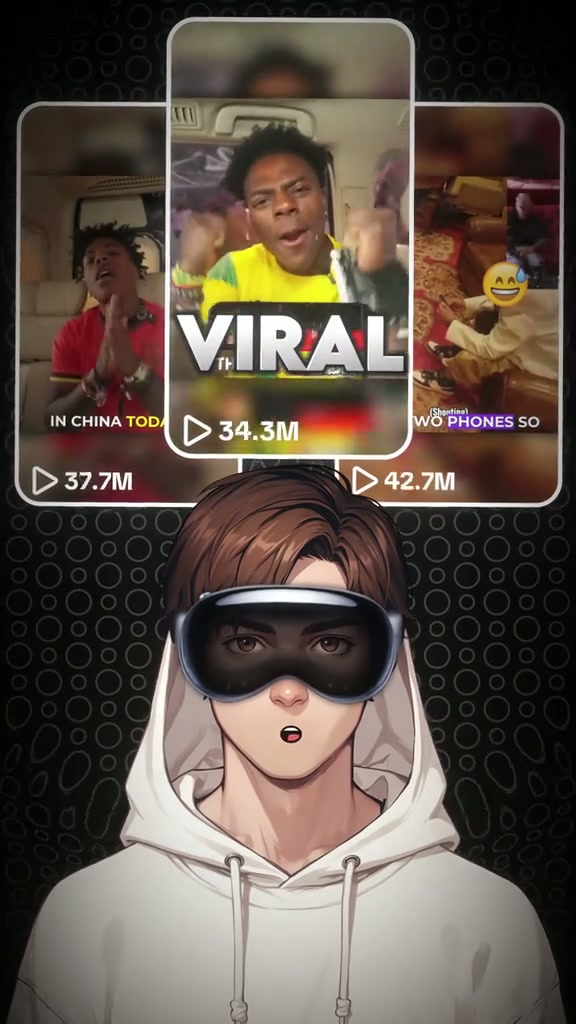
#> input picture marketing_factory/assets/thumbs/thumb_stream.jpg, 576 x 1024 px, found by its file name
$ python create_hook_cards.py
#> lines starting #> are read from the running program, lines starting #| are printed output that depends on the picture
import os
from PIL import Image, ImageDraw, ImageFont, ImageFilter

def get_font(size, bold=True):
    candidates = [
        "C:/Windows/Fonts/Montserrat-Bold.ttf" if bold else "C:/Windows/Fonts/Montserrat-Regular.ttf",
        "C:/Windows/Fonts/segoeuib.ttf" if bold else "C:/Windows/Fonts/segoeui.ttf",
        "C:/Windows/Fonts/arialbd.ttf" if bold else "C:/Windows/Fonts/arial.ttf",
    ]
    for p in candidates:
        if os.path.exists(p):
            try:
                return ImageFont.truetype(p, size)
            except Exception:
                pass
    return ImageFont.load_default()

def create_floating_card_with_image(thumb_path, card_w=300, card_h=460, views="69.3M", is_center=False):
#> called with card_w = 300, card_h = 460, views = '76.7M', is_center = False
    card = Image.new("RGBA", (card_w, card_h), (0, 0, 0, 0))
#> card: PIL image 300x460 RGBA; every value is 0

    # Base card
    base = Image.new("RGBA", (card_w, card_h), (16, 18, 24, 255))
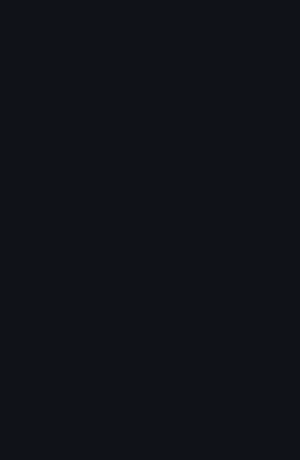
#> base: PIL image 300x460 RGBA; mean R, G, B, A 16, 18, 24, 255

    # Load and fit thumbnail
    if os.path.exists(thumb_path):
        t_img = Image.open(thumb_path).convert("RGBA")
        # Cover crop
        t_aspect = t_img.width / t_img.height
#> t_aspect = 0.562
        target_aspect = card_w / card_h
        if t_aspect > target_aspect:
            new_w = int(t_img.height * target_aspect)
            offset = (t_img.width - new_w) // 2
            t_img = t_img.crop((offset, 0, offset + new_w, t_img.height))
        else:
            new_h = int(t_img.width / target_aspect)
#> new_h = 883
            offset = (t_img.height - new_h) // 2
#> offset = 70
            t_img = t_img.crop((0, offset, t_img.width, offset + new_h))
#> t_img: PIL image 576x883 RGBA
        t_img = t_img.resize((card_w, card_h), Image.Resampling.LANCZOS)
#> t_img: PIL image 300x460 RGBA

        # Dark gradient at the bottom so the view counter pops
        grad = Image.new("RGBA", (card_w, card_h), (0, 0, 0, 0))
        g_draw = ImageDraw.Draw(grad)
        for y in range(int(card_h * 0.5), card_h):
            alpha = int(220 * ((y - card_h * 0.5) / (card_h * 0.5)))
            g_draw.line([(0, y), (card_w, y)], fill=(0, 0, 0, alpha))
        t_img = Image.alpha_composite(t_img, grad)
        base.paste(t_img, (0, 0))

    # Rounded card mask
    mask = Image.new("L", (card_w, card_h), 0)
#> mask: PIL image 300x460 L; every value is 0
    m_draw = ImageDraw.Draw(mask)
    m_draw.rounded_rectangle([0, 0, card_w - 1, card_h - 1], radius=26, fill=255)

    card.paste(base, (0, 0), mask)
    draw = ImageDraw.Draw(card)

    # Outer border glow
    border_color = (255, 255, 255, 240) if is_center else (140, 150, 180, 160)
    border_width = 3 if is_center else 2
    draw.rounded_rectangle([0, 0, card_w - 1, card_h - 1], radius=26, outline=border_color, width=border_width)

    # Bottom View Count Pill
    font_v = get_font(26, bold=True)
    pill_w, pill_h = 164, 46
    pill_x = 16
    pill_y = card_h - pill_h - 16
    draw.rounded_rectangle([pill_x, pill_y, pill_x + pill_w, pill_y + pill_h], radius=14, fill=(0, 0, 0, 190), outline=(255, 255, 255, 90), width=1)

    # Play triangle
    tri_x = pill_x + 18
    tri_y = pill_y + 13
    draw.polygon([(tri_x, tri_y), (tri_x + 14, tri_y + 10), (tri_x, tri_y + 20)], fill=(255, 255, 255, 255))

    # View text
    draw.text((tri_x + 24, pill_y + pill_h // 2), views, fill=(255, 255, 255, 255), font=font_v, anchor="lm")

    return card

def generate_hook_cards():
    os.makedirs("marketing_factory/assets", exist_ok=True)
    c1 = create_floating_card_with_image("marketing_factory/assets/thumbs/thumb_stream.jpg", card_w=300, card_h=460, views="76.7M", is_center=False)
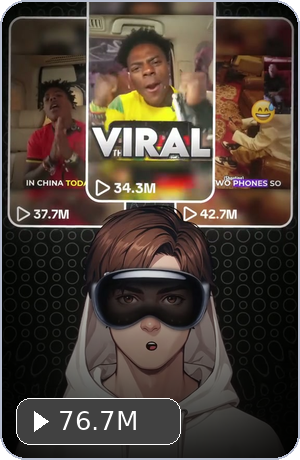
#> c1: PIL image 300x460 RGBA; mean R, G, B, A 73.1, 61.2, 52.7, 248.3; transparent parts drawn white
    c2 = create_floating_card_with_image("marketing_factory/assets/thumbs/thumb_speed.jpg", card_w=350, card_h=520, views="89.4M", is_center=True)
#> call 2 of create_floating_card_with_image, with card_w = 350, card_h = 520, views = '89.4M', is_center = True
#> in create_floating_card_with_image (call 2), `card = Image.new("RGBA", (card_w, card_h), (0, 0, 0, 0))`: card: PIL image 350x520 RGBA; every value is 0
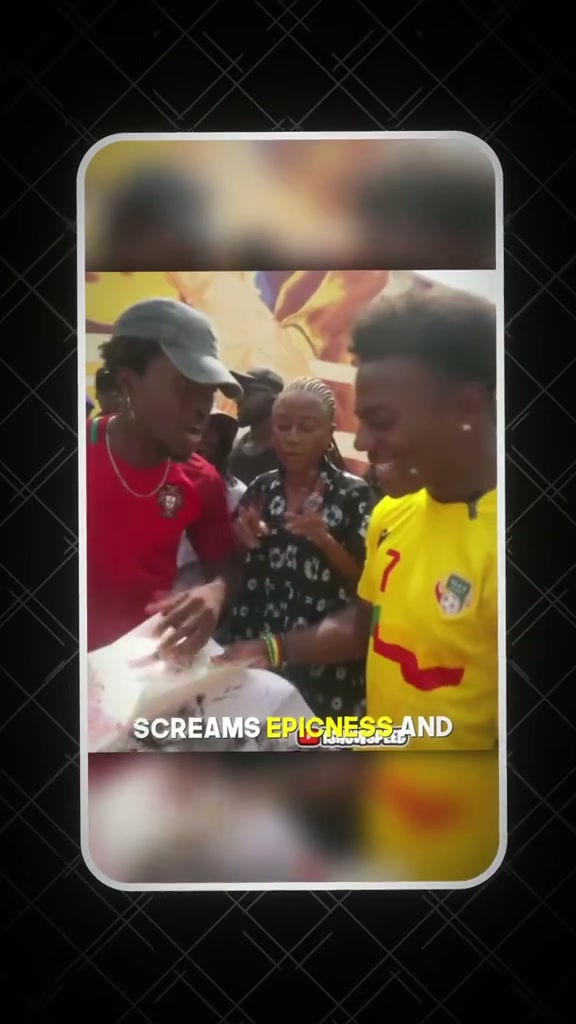
#> input picture marketing_factory/assets/thumbs/thumb_speed.jpg, 576 x 1024 px, found by its file name
#> in create_floating_card_with_image (call 2), `mask = Image.new("L", (card_w, card_h), 0)`: mask: PIL image 350x520 L; every value is 0
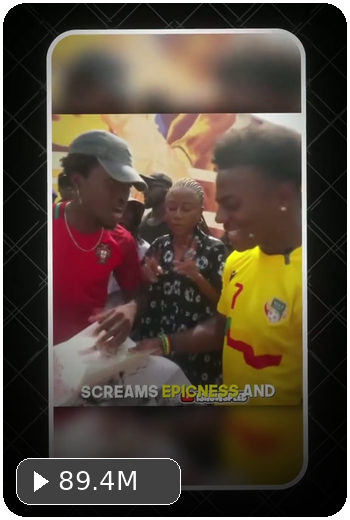
#> c2: PIL image 350x520 RGBA; mean R, G, B, A 79.9, 67.8, 55, 251.1; transparent parts drawn white
    c3 = create_floating_card_with_image("marketing_factory/assets/thumbs/thumb_crypto.jpg", card_w=300, card_h=460, views="54.2M", is_center=False)
#> call 3 of create_floating_card_with_image, with card_w = 300, card_h = 460, views = '54.2M', is_center = False
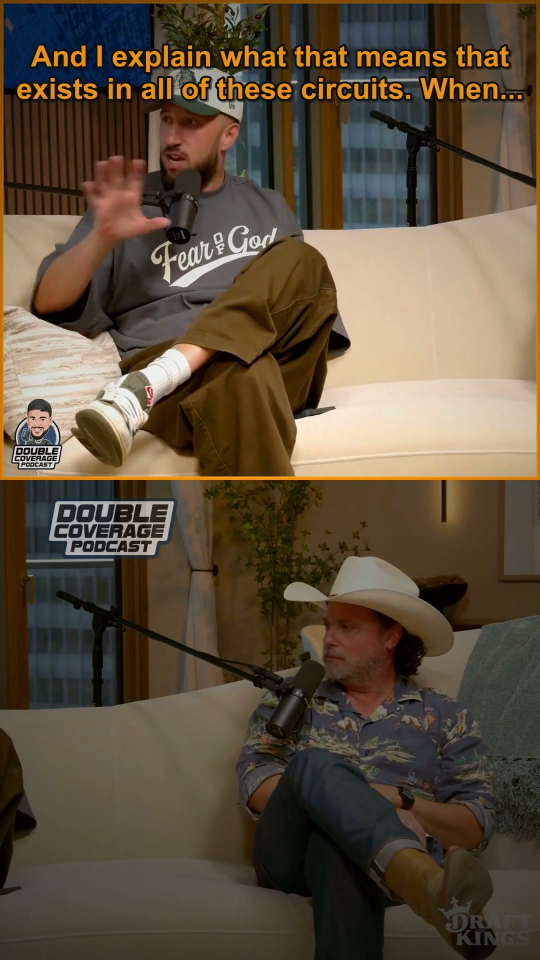
#> input picture marketing_factory/assets/thumbs/thumb_crypto.jpg, 1080 x 1920 px, found by its file name (shown at 1/2 size)
#> in create_floating_card_with_image (call 3), `t_img = t_img.resize((card_w, card_h), Image.Resampling.LANCZOS)`:
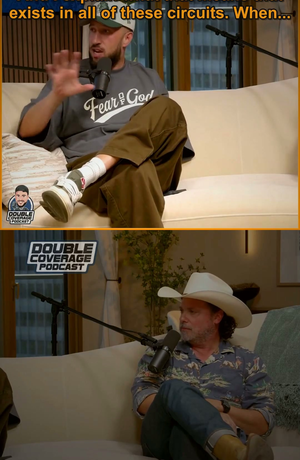
#> t_img: PIL image 300x460 RGBA; mean R, G, B, A 97.4, 83, 63.7, 255
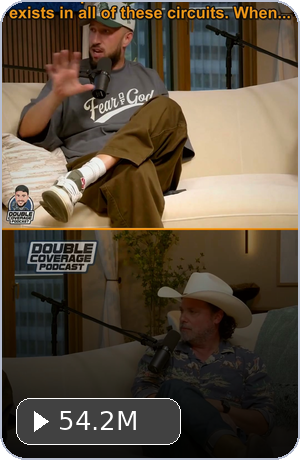
#> c3: PIL image 300x460 RGBA; mean R, G, B, A 85.2, 73.3, 58.3, 248.3; transparent parts drawn white

    c1.save("marketing_factory/assets/hook_card_left.png")
    c2.save("marketing_factory/assets/hook_card_center.png")
    c3.save("marketing_factory/assets/hook_card_right.png")
    print("Upgraded realistic hook cards generated!")

if __name__ == "__main__":
    generate_hook_cards()
